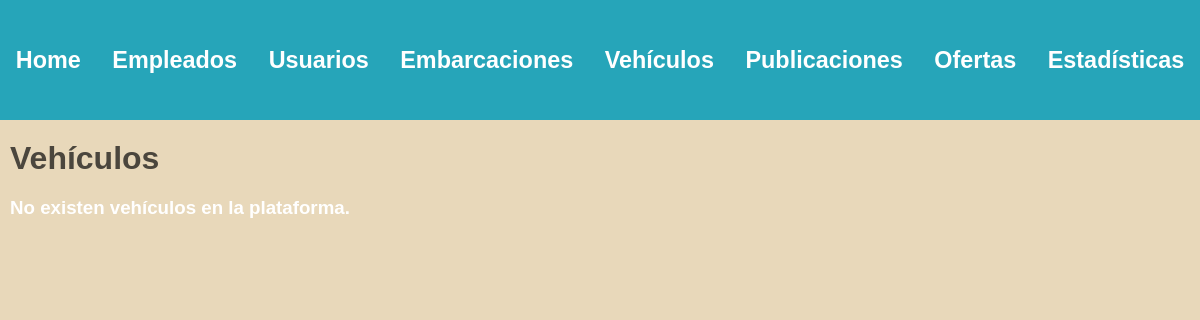
/administrador/vehiculos/ (signed in), run on an earlier commit of the app's database.
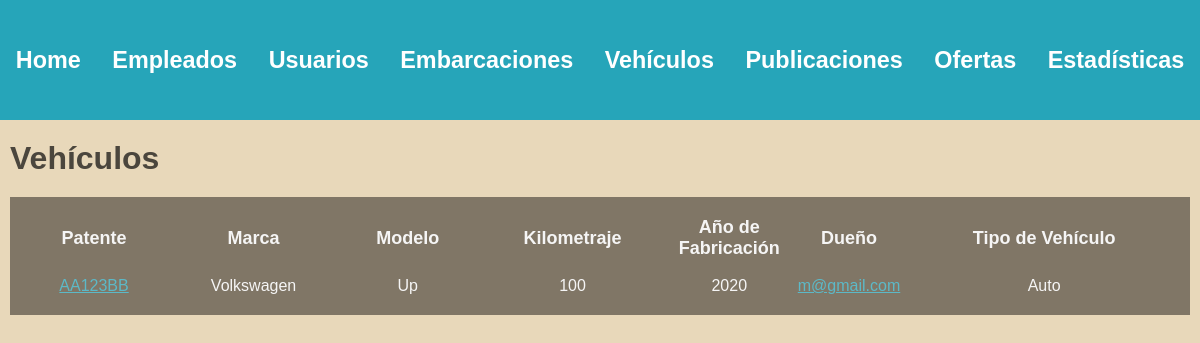
And on a later commit of the database.
### vehiculos/models.py (models this page shows)
class Vehiculo(models.Model):
    patente = models.CharField(max_length=100, unique=True)
    marca = models.CharField(max_length=100)
    modelo = models.CharField(max_length=100)
    tipo = models.ForeignKey(TipoVehiculo, on_delete=models.SET_NULL, null=True)
    año_fabricacion = models.DecimalField(max_digits=4, decimal_places=0, default=2000)
    kilometraje = models.DecimalField(max_digits=10, decimal_places=0, default=0)
    dueño = models.ForeignKey(Usuario, on_delete=models.CASCADE)

class TipoVehiculo(models.Model):
    clase = models.CharField(max_length=50, unique=True)

### usuarios/models.py (models this page shows, shortened)
class Usuario(AbstractBaseUser, PermissionsMixin):
    nombre = models.CharField(max_length=50)
    apellido = models.CharField(max_length=50)
    fecha_nacimiento = models.DateField()
    telefono = models.CharField(max_length=13)
    mail = models.EmailField(max_length=50, unique=True)
    password = models.CharField(max_length=128)
    is_staff= models.BooleanField(default=False)
    is_blocked= models.BooleanField(default=False)
    USERNAME_FIELD = 'mail'
    REQUIRED_FIELDS = ['nombre', 'apellido', 'fecha_nacimiento', 'telefono']

### administrador/views.py (the view)
# urls.py: path('administrador/vehiculos/', views.listar_vehiculos, name='lista vehiculos'),
@login_required(login_url=reverse_lazy('home'))
def listar_vehiculos(request):
    user = request.user
    if not user.is_superuser:
        return redirect('home')
    vehiculos = Vehiculo.objects.exclude(patente__startswith='*')
    return render(request, 'vehicles.html', {'vehiculos': vehiculos})

### autenticacion/backend.py (called while the page is built)
    def get_user(self, user_id):
        UserModel = get_user_model()
        try:
            return UserModel.objects.get(pk=user_id)
        except UserModel.DoesNotExist:
            return None

### administrador/templates/vehicles.html (shortened to what this page needs)
{% extends 'layouts/navbar.html' %}
{% block content %}
<div class="header">
    <h1>Vehículos</h1>
</div>
{% if vehiculos %}
    <table>
        <thead>
            <tr>
                <th>Patente</th>
                <th>Marca</th>
                <th>Modelo</th>
                <th>Kilometraje</th>
                <th>Año de Fabricación</th>
                <th>Dueño</th>
                <th>Tipo de Vehículo</th>
            </tr>
        </thead>
        <tbody>
            {% for vehiculo in vehiculos %}
                <tr>
                    <td>
                        <a href="{% url 'ver detalle vehiculo' vehiculo.id 0 %}"> {{vehiculo.patente}} </a>
                    </td>
                    <td>{{ vehiculo.marca }}</td>
                    <td>{{ vehiculo.modelo }}</td>
                    <td>{{ vehiculo.kilometraje }}</td>
                    <td>{{ vehiculo.año_fabricacion }}</td>
                    <td>
                        <a href="{% url 'ver perfil' vehiculo.dueño.id %}"> {{vehiculo.dueño}} </a>
                    </td>
                    <td>{{ vehiculo.tipo.clase }}</td>
                </tr>
            {% endfor %}
        </tbody>
    </table>
{% else %}
    <h3>No existen vehículos en la plataforma.</h3>
{% endif %}
{% endblock %}

What changed in the data, as far as the page shows it:
added Vehiculo: patente "AA123BB", marca "Volkswagen", modelo "Up", kilometraje "100", año_fabricacion "2020", dueño "m@gmail.com", tipo.clase "Auto"
Also different on the page:
text no longer shown: "No existen vehículos en la plataforma."
text now shown: "Patente Marca Modelo Kilometraje Año de Fabricación Dueño Tipo de Vehículo"
